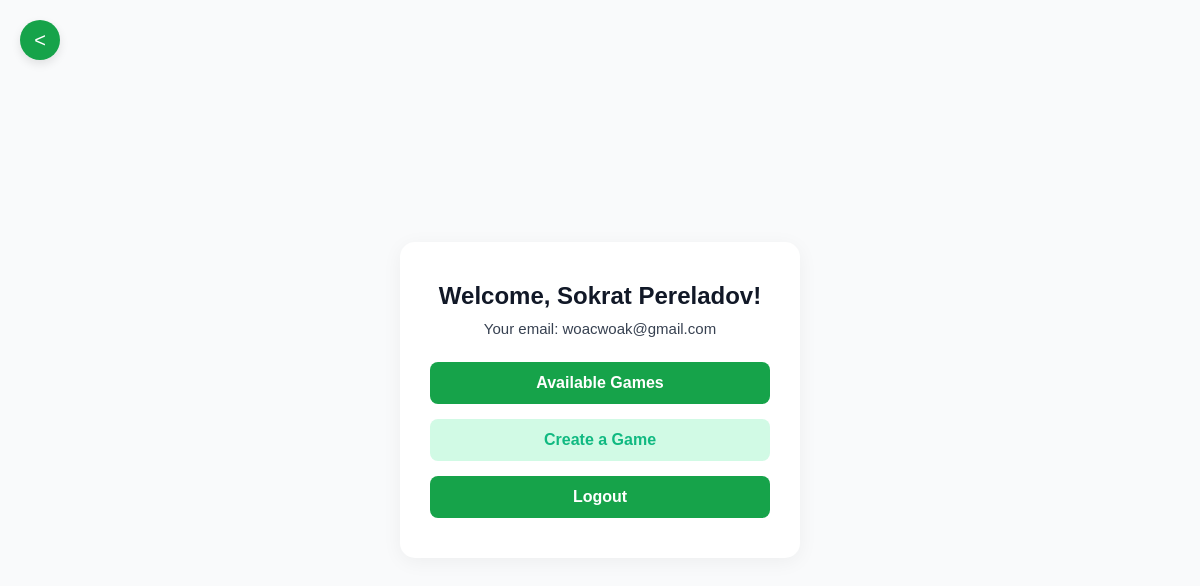
Page /dashboard (signed in) on the earlier database version.
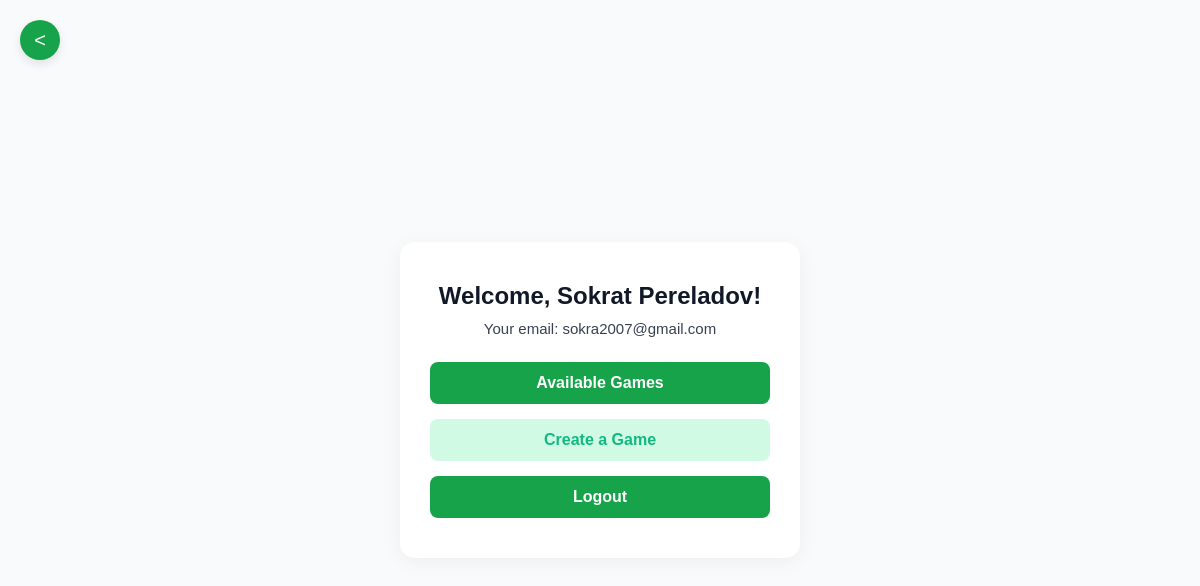
Same page on the later database version.
### app.py (models this page shows, shortened)
class User(db.Model):
    id = db.Column(db.Integer, primary_key=True)
    name = db.Column(db.String(50), nullable=False)
    surname = db.Column(db.String(50), nullable=False)
    email = db.Column(db.String(50), unique=True, nullable=False)
    password = db.Column(db.String(150), nullable=False)

### app.py (the view)
@app.route("/dashboard")
@login_is_required
def dashboard():
    user = User.query.filter_by(email=session.get("email")).first()
    if user:
        name = user.name
        surname = user.surname
        picture = session.get("picture") or url_for('static', filename='assets/profile-picture.png')
    else:
        name = session.get("name", "Google User")
        surname = ""
        picture = session.get("picture")
    return render_template("dashboard.html", name=name, surname=surname, email=session.get("email"), picture=picture)

### app.py (called while the page is built)
def login_is_required(f):
    @wraps(f)
    def wrapper(*args, **kwargs):
        if "google_id" not in session and "email" not in session:
            return render_template("log-in.html", error="You must be logged in to access this page.")
        return f(*args, **kwargs)
    return wrapper

@app.context_processor
def inject_user_info():
    user_picture = session.get("picture")
    default_picture = url_for('static', filename='assets/profile-picture.png')
    return dict(
        picture=user_picture or default_picture,
        email=session.get("email"),
        name=session.get("name", "User")
    )

### templates/dashboard.html (shortened to what this page needs)
<!DOCTYPE html>
<html lang="en">
<head>
    <link href="{{ url_for('static', filename='css_folder/log-in.css')}}" rel="stylesheet">
    <link href="{{ url_for('static', filename='css_folder/dashboard.css')}}" rel="stylesheet">
</head>
<body>
    <a href="{{ url_for('home') }}" class="top-left-btn" id="backButton">&lt;</a>
    <div class="dashboard-container">
        <h1>Welcome, {{ name }} {{ surname }}!</h1>
        <p>Your email: {{ email }}</p>
        <a href="{{ url_for('available_games') }}" class="dashboard-btn btn-primary">Available Games</a>
        <a href="{{ url_for('create_game') }}" class="dashboard-btn btn-secondary">Create a Game</a>
        <a href="{{ url_for('logout') }}" class="dashboard-btn btn-primary">Logout</a>
    </div>
</body>
</html>

Differences in the rows shown:
changed User "Sokrat": email "woacwoak@gmail.com" → "sokra2007@gmail.com"
